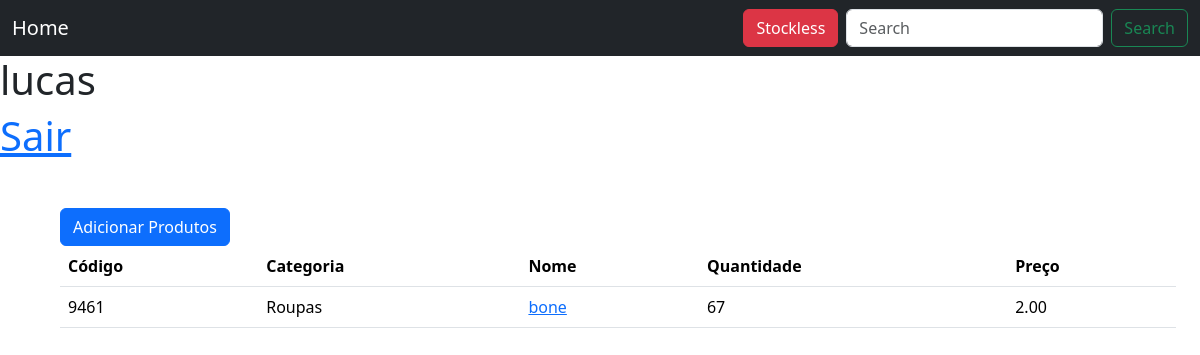
The app's page / (signed in) with its own data.
### stockADS/models.py (models this page shows, shortened)
class Products(models.Model):
    user = models.ForeignKey(User, on_delete=models.CASCADE)
    name = models.CharField(max_length=255)
    category = models.ForeignKey(Categories, on_delete=models.CASCADE)
    picture = models.ImageField(blank=False)
    cod = models.IntegerField(unique=True)
    price = models.DecimalField(max_digits=12, decimal_places=2)
    description = models.TextField()
    qtd = models.IntegerField()
    discount = models.IntegerField()
    created_at = models.DateField()
    in_stock = models.BooleanField(default=False)
    class Meta:
        verbose_name = 'Product'
        verbose_name_plural = 'Products'

class Categories(models.Model):
    name = models.CharField(max_length=255)
    def __str__(self):
        return self.name
    class Meta:
        verbose_name = 'Category'
        verbose_name_plural = 'Categories'

### stockADS/views.py (the view)
# urls.py: path('', views.index, name='home'),
@login_required(redirect_field_name='login')
def index(request):
    produtos = Products.objects.filter(in_stock=True, user_id=request.user.id)
    return render(request, 'pages/index.html', {'produtos':produtos})

### stockADS/templates/pages/index.html (shortened to what this page needs)
{% load static %}
<!DOCTYPE html>
<html lang="en">
<head>
    <link rel="stylesheet" href="	https://cdn.jsdelivr.net/npm/bootstrap@5.3.2/dist/css/bootstrap.min.css">
</head>
<body>
    <nav class="navbar navbar-expand-lg bg-dark">
        <div class="container-fluid">
          <a class="navbar-brand home-button" href="{% url 'home' %}">Home</a>
            <form class="d-flex" role="search" action="{% url 'search-product' %}">
              <a class="btn btn-danger me-2" href="{% url 'stockless' %}" role="button">Stockless</a>
              <input class="form-control me-2" type="search" placeholder="Search" aria-label="Search" name="q">
              <button class="btn btn-outline-success" type="submit">Search</button>
            </form>
        </div>
      </nav>
      <h1>{{user}}</h1>
      <h1>
        <a href="{% url 'logout' %}">Sair</a>
      </h1>
      <div class="container m-5">
        <a class="btn btn-primary" href="{% url 'add_product' %}" role="button">Adicionar Produtos</a>
    <table class="table">
        <thead>
          <tr>
            <th scope="col">Código</th>
            <th scope="col">Categoria</th>
            <th scope="col">Nome</th>
            <th scope="col">Quantidade</th>
            <th scope="col">Preço</th>
          </tr>
        </thead>
        <tbody>
            {% for produto in produtos %}
          <tr>
            <td>{{ produto.cod }}</td>
            <td>{{ produto.category }}</td>
            <td><a href="{% url 'product-detail' produto.id %}">{{ produto.name }}</a></td>
            <td>{{ produto.qtd }}</td>
            <td>{{ produto.price }}</td>
          </tr>
            {% endfor %}
        </tbody>
      </table>
      </div>
</body>
</html>

### stockADS/templates/pages/index.html (style rules this page uses)
.home-button { color: white; }

### records on screen
Products: cod "9461", category "Roupas", name "bone", qtd "67", price "2.00"

### other values on screen
{{ user }} "lucas"
